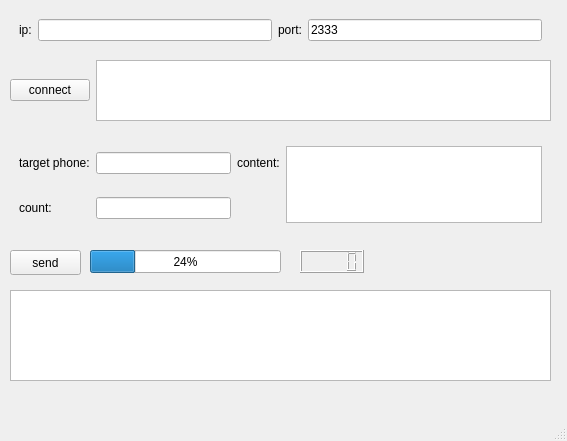
<?xml version="1.0" encoding="UTF-8"?>
<ui version="4.0">
 <class>MainWindow</class>
 <widget class="QMainWindow" name="MainWindow">
  <property name="geometry">
   <rect>
    <x>0</x>
    <y>0</y>
    <width>567</width>
    <height>441</height>
   </rect>
  </property>
  <property name="windowTitle">
   <string>MainWindow</string>
  </property>
  <widget class="QWidget" name="centralwidget">
   <widget class="QFrame" name="gridFrame">
    <property name="geometry">
     <rect>
      <x>10</x>
      <y>10</y>
      <width>541</width>
      <height>41</height>
     </rect>
    </property>
    <layout class="QGridLayout" name="gridLayout">
     <item row="0" column="3">
      <widget class="QLabel" name="label_port">
       <property name="text">
        <string>port:</string>
       </property>
      </widget>
     </item>
     <item row="0" column="1">
      <widget class="QLabel" name="label_ip">
       <property name="text">
        <string>ip:</string>
       </property>
      </widget>
     </item>
     <item row="0" column="2">
      <widget class="QLineEdit" name="ip_input"/>
     </item>
     <item row="0" column="4">
      <widget class="QLineEdit" name="port_input">
       <property name="inputMask">
        <string>2333</string>
       </property>
      </widget>
     </item>
    </layout>
   </widget>
   <widget class="QWidget" name="horizontalWidget" native="true">
    <property name="geometry">
     <rect>
      <x>10</x>
      <y>60</y>
      <width>541</width>
      <height>61</height>
     </rect>
    </property>
    <layout class="QHBoxLayout" name="horizontalLayout">
     <item>
      <widget class="QPushButton" name="connect">
       <property name="text">
        <string>connect</string>
       </property>
      </widget>
     </item>
     <item>
      <widget class="QTextBrowser" name="status_connection"/>
     </item>
    </layout>
   </widget>
   <widget class="QFrame" name="gridFrame_2">
    <property name="geometry">
     <rect>
      <x>10</x>
      <y>130</y>
      <width>541</width>
      <height>111</height>
     </rect>
    </property>
    <layout class="QGridLayout" name="gridLayout_2">
     <item row="0" column="1">
      <widget class="QLineEdit" name="number_input"/>
     </item>
     <item row="1" column="0">
      <widget class="QLabel" name="count_label">
       <property name="text">
        <string>count:</string>
       </property>
      </widget>
     </item>
     <item row="0" column="2">
      <widget class="QLabel" name="content_lable">
       <property name="text">
        <string>content:</string>
       </property>
      </widget>
     </item>
     <item row="1" column="1">
      <widget class="QLineEdit" name="count_input"/>
     </item>
     <item row="0" column="0">
      <widget class="QLabel" name="target_phone_label">
       <property name="text">
        <string>target phone:</string>
       </property>
      </widget>
     </item>
     <item row="0" column="3" rowspan="2">
      <widget class="QTextEdit" name="content_input"/>
     </item>
    </layout>
   </widget>
   <widget class="QTextBrowser" name="message_send_status">
    <property name="geometry">
     <rect>
      <x>10</x>
      <y>290</y>
      <width>541</width>
      <height>91</height>
     </rect>
    </property>
   </widget>
   <widget class="QProgressBar" name="progressBar">
    <property name="geometry">
     <rect>
      <x>90</x>
      <y>250</y>
      <width>191</width>
      <height>23</height>
     </rect>
    </property>
    <property name="value">
     <number>24</number>
    </property>
   </widget>
   <widget class="QPushButton" name="send">
    <property name="geometry">
     <rect>
      <x>10</x>
      <y>250</y>
      <width>71</width>
      <height>25</height>
     </rect>
    </property>
    <property name="text">
     <string>send</string>
    </property>
   </widget>
   <widget class="QLCDNumber" name="sended_lcd">
    <property name="geometry">
     <rect>
      <x>300</x>
      <y>250</y>
      <width>64</width>
      <height>23</height>
     </rect>
    </property>
   </widget>
  </widget>
  <widget class="QMenuBar" name="menubar">
   <property name="geometry">
    <rect>
     <x>0</x>
     <y>0</y>
     <width>567</width>
     <height>22</height>
    </rect>
   </property>
  </widget>
  <widget class="QStatusBar" name="statusbar"/>
 </widget>
 <resources/>
 <connections/>
</ui>
